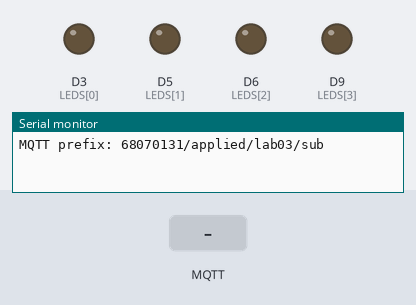
Bench run of a sketch on a simulated Arduino Uno R4 WiFi. Parts: output pins drawn as LEDs (lit = HIGH), the last lines printed to the serial monitor. The inputs (shaded band) are chosen by the test bench. WiFi joins after 1.5 s; servers stay silent unless stated; no MQTT or app messages arrive unless stated.

Above: at 2.7 s.
2.8 s: MQTT message "5" arrives on the first subscribed topic
At 5.6 s:
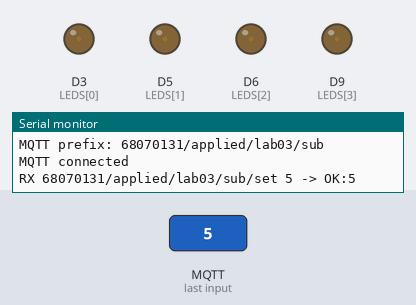
5.8 s: MQTT message "90" arrives on the first subscribed topic
At 6.3 s:
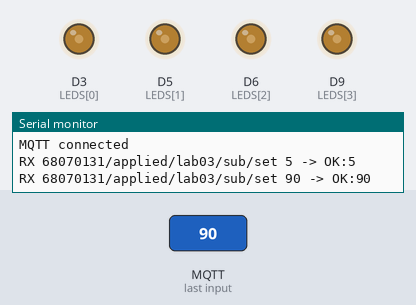
7.3 s: MQTT message "200" arrives on the first subscribed topic
At 8.6 s:
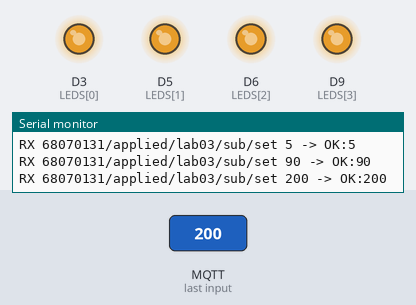
Timing chart, 0 to 10.3 s (numbered marks = the images above; inputs shaded):
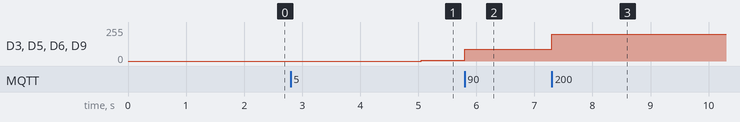

The sketch:

FourLED_Fade_sub.ino
```cpp
/*
  03 LEDสี่ดวงไล่ความสว่าง / รับคำสั่งจากเว็บ (Subscribe)
  Arduino UNO R4 WiFi | Broker phycom.it.kmitl.ac.th:1883
  Topic prefix 68070131/applied/lab03/sub
  รหัส Wi-Fi ตัวอย่างนี้ถูกระบุตามโจทย์; Repository เป็น public ควรเปลี่ยนรหัสหรือย้ายเป็น secrets ก่อนใช้จริง
  วงจร: ดู README.md และ assets/circuit-lab03.svg
  คำสั่งเว็บตัวอย่าง: 128
  ทดสอบที่คาดหวัง: LED 4 ดวงสว่าง PWM ระดับ 128/255
*/
#include <WiFiS3.h>
#include <MQTTClient.h>
#include <math.h>
const byte LEDS[4]={3,5,6,9};int brightness=0;int delta=15;
void setLights(int value){for(byte i=0;i<4;i++)analogWrite(LEDS[i],constrain(value+(int)i*0,0,255));}
const char WIFI_SSID[]="EDOK";
const char WIFI_PASSWORD[]="1234567890";
const char MQTT_HOST[]="phycom.it.kmitl.ac.th";
const unsigned int MQTT_PORT=1883;
const char TOPIC_PREFIX[]="68070131/applied/lab03/sub";
const bool SEND_DATA=false;
const bool RECEIVE_COMMANDS=true;
WiFiClient network;
MQTTClient mqtt(1024);
String topicData,topicSet,topicState,clientId;
unsigned long lastSample=0,lastWiFi=0,lastMqtt=0;
const unsigned long SAMPLE_MS=120UL;
bool remoteActive=false,ackPending=false;
String lastAck="BOOT";

// รับคำสั่งจากเว็บ: ไม่ Publish ภายใน callback
bool applyRemote(String payload){
  if(payload.length()>3||payload.length()==0)return false;for(unsigned int i=0;i<payload.length();i++)if(payload[i]<'0'||payload[i]>'9')return false;int v=payload.toInt();if(v>255)return false;brightness=v;remoteActive=true;setLights(brightness);return true;
}
void onMqttMessage(String &topic,String &payload){
  if(topic!=topicSet)return;
  payload.trim();
  if(payload.length()==0||payload.length()>32){lastAck="ERROR:SIZE";ackPending=true;return;}
  bool accepted=applyRemote(payload);
  lastAck=accepted?String("OK:")+payload:String("ERROR:VALUE");
  ackPending=true;
  Serial.println(String("RX ")+topic+" "+payload+" -> "+lastAck);
}

// โค้ดเซนเซอร์/เอาต์พุตของ LAB
void setupHardware(){for(byte i=0;i<4;i++)pinMode(LEDS[i],OUTPUT);setLights(0);}
String sampleHardware(){
  if(!remoteActive){brightness+=delta;if(brightness>=255){brightness=255;delta=-15;}if(brightness<=0){brightness=0;delta=15;}}setLights(brightness);return String(brightness);
}
void maintainNetwork(){
  unsigned long now=millis();
  if(WiFi.status()!=WL_CONNECTED){
    if(now-lastWiFi>=10000UL){lastWiFi=now;WiFi.begin(WIFI_SSID,WIFI_PASSWORD);}
    return;
  }
  if(!mqtt.connected()){
    if(now-lastMqtt>=5000UL){
      lastMqtt=now;
      if(mqtt.connect(clientId.c_str())){
        Serial.println("MQTT connected");
        if(RECEIVE_COMMANDS)mqtt.subscribe(topicSet);
      }else Serial.println("MQTT retry later");
    }
    return;
  }
  mqtt.loop();
  if(RECEIVE_COMMANDS && SEND_DATA && ackPending){
    if(mqtt.publish(topicState,lastAck))ackPending=false;
  }
}
void setup(){
  Serial.begin(115200);
  setupHardware();
  topicData=String(TOPIC_PREFIX)+"/data";
  topicSet=String(TOPIC_PREFIX)+"/set";
  topicState=String(TOPIC_PREFIX)+"/state";
  byte mac[6]={0};
  WiFi.macAddress(mac);
  clientId="phycom-lab03-sub-";
  for(byte i=0;i<6;i++){if(mac[i]<16)clientId+="0";clientId+=String(mac[i],HEX);}
  mqtt.begin(MQTT_HOST,MQTT_PORT,network);
  mqtt.onMessage(onMqttMessage);
  WiFi.begin(WIFI_SSID,WIFI_PASSWORD);
  Serial.println(String("MQTT prefix: ")+TOPIC_PREFIX);
}
void loop(){
  maintainNetwork();
  if(millis()-lastSample<SAMPLE_MS)return;
  lastSample=millis();
  if(!SEND_DATA)return; // โหมด Subscribe ควบคุมจากเว็บอย่างเดียว
  String measurement=sampleHardware();
  if(measurement.length()==0)return;
  Serial.println(String("LOCAL ")+measurement);
  if(mqtt.connected())mqtt.publish(topicData,measurement);
}
```

Measured:
- after the input at 2.8 s, D3 (LEDS[0]), D5 (LEDS[1]), D6 (LEDS[2]), D9 (LEDS[3]): 0/255 → 5/255 after 2.3 s
- after the input at 5.8 s, D3 (LEDS[0]), D5 (LEDS[1]), D6 (LEDS[2]), D9 (LEDS[3]): 5/255 → 90/255 at once
- after the input at 7.3 s, D3 (LEDS[0]), D5 (LEDS[1]), D6 (LEDS[2]), D9 (LEDS[3]): 90/255 → 200/255 at once
